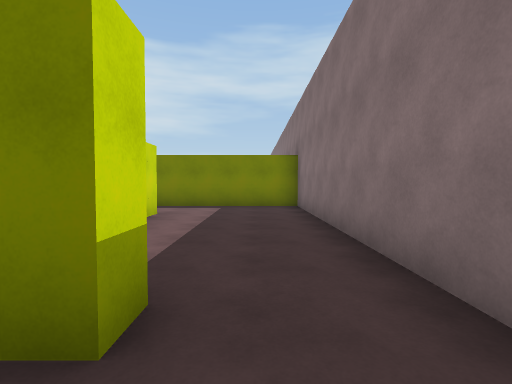
[1] (above)

23 first-person views from a walk through a scene from a Unity 3-D project. The camera is 1.4 m above the floor, tilts 2° down and sees 85° across. The floor is counted in squares, 2 m on a side. Each view is taken from the middle of a square. On the plan, view 1 faces up. The plan holds only what a view shows up to about 9 squares ahead; the rest is blank. The place goes on beyond the plan. The player is left out.

[2]
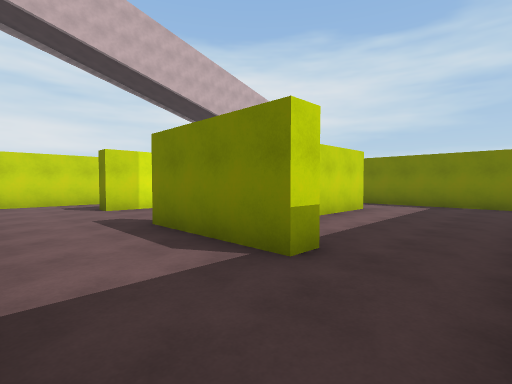

[3]
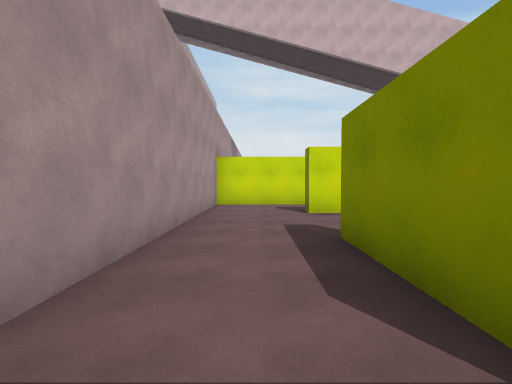

[4]
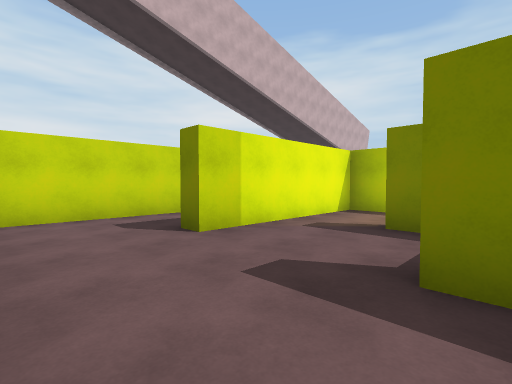

[5]
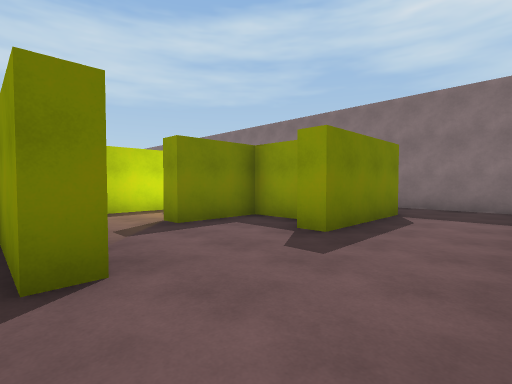

[6]
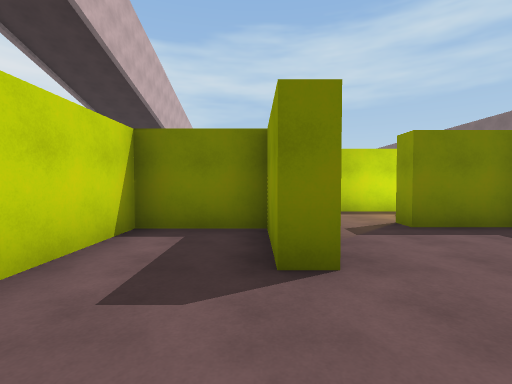

[7]
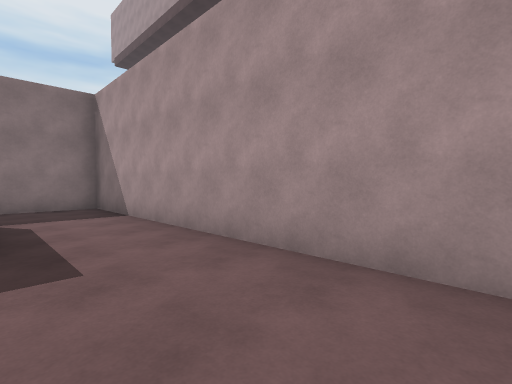

[8]
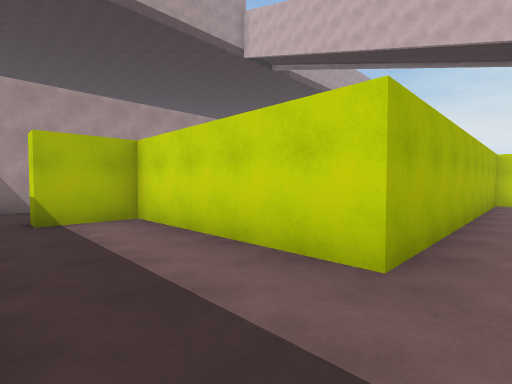

[9]
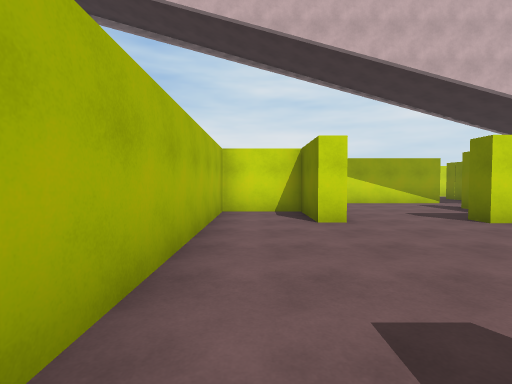

[10]
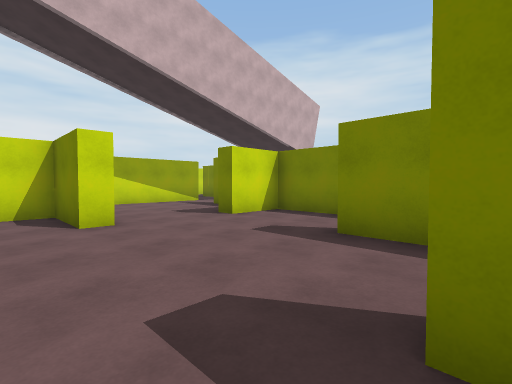

[11]
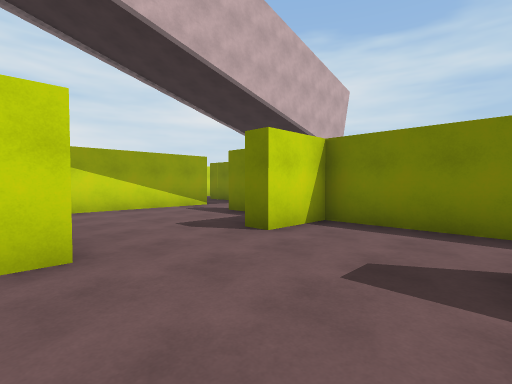

[12]
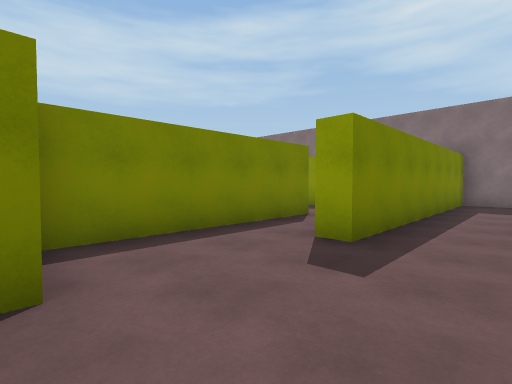

[13]
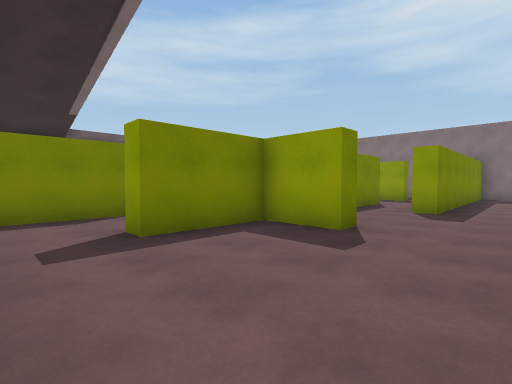

[14]
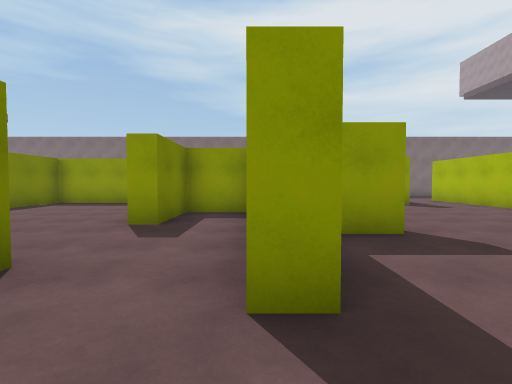

[15]
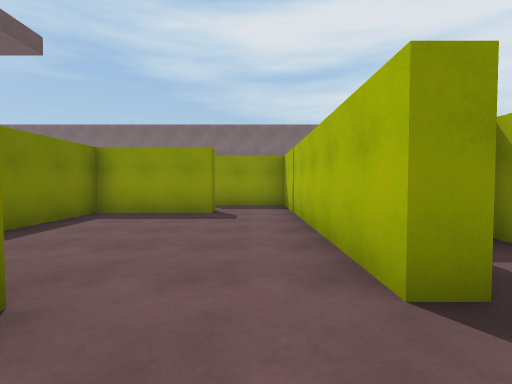

[16]
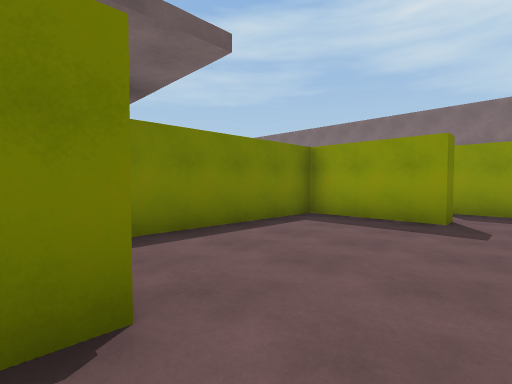

[17]
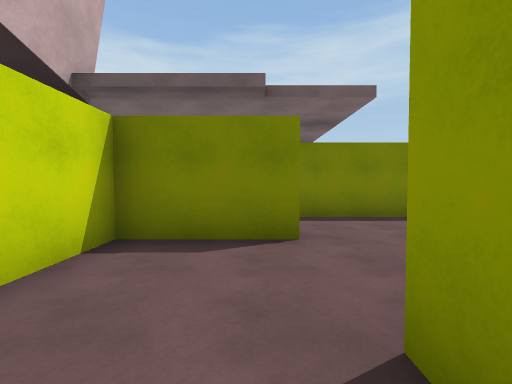

[18]
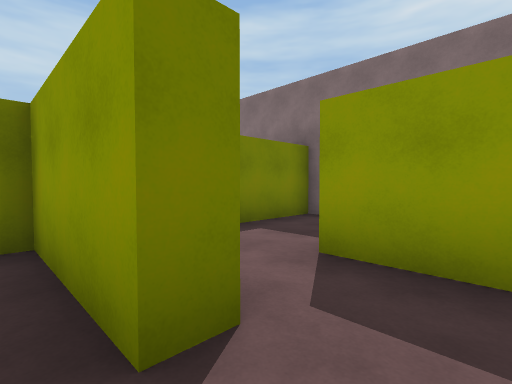

[19]
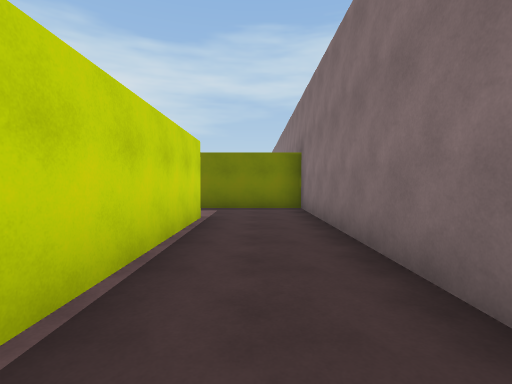

[20]
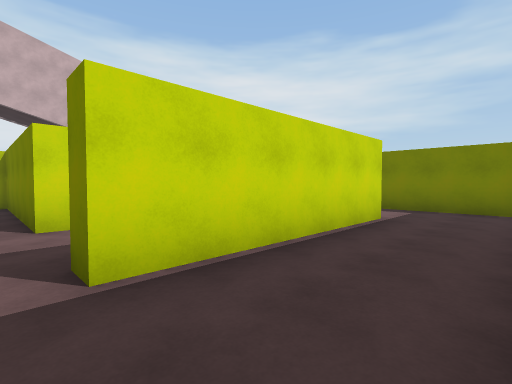

[21]
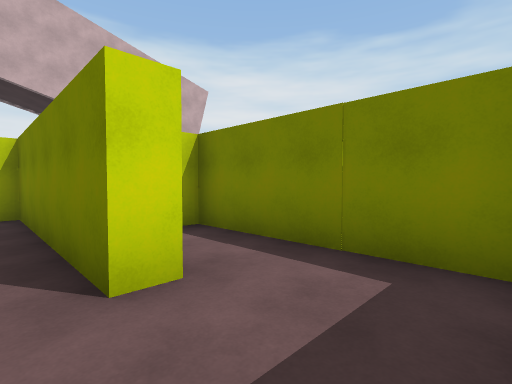

[22]
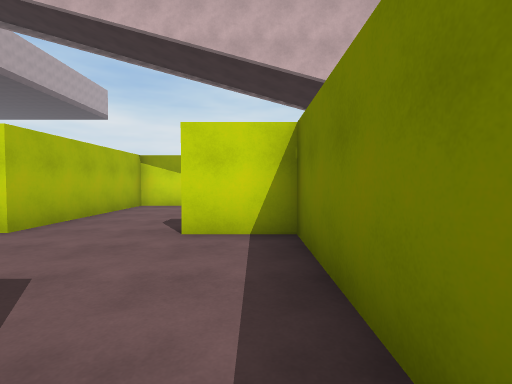

[23]
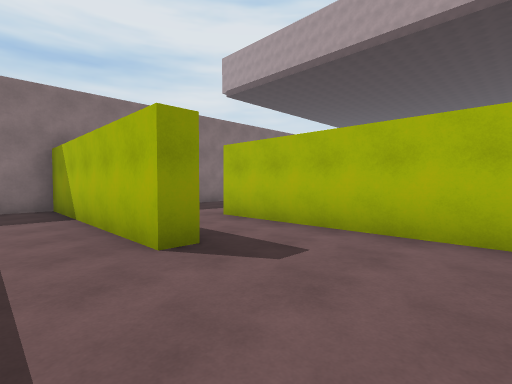

### Floor plan
Points are (right, up) in squares from view 1. A wall is a line through its corners. A room is listed if a view was taken in it or the views show most of it. See-through windows are left out.
Room 1 (views 1, 2, 3, 4, 5, 6, 7)
walls: (-2.7, 2.1) (-2.7, 3.3) (-4.6, 3.3) (-4.6, 3.9); (-0.6, 1.6) (-0.6, 1.1) (-3.6, 1.1) (-3.6, 1.6); (-3.6, 5.7) (-6.3, 5.7) (-6.3, 1.1) (-6.8, 1.1) (-6.8, 3.3) (-8.8, 3.3) (-8.8, -1.3) (1.2, -1.3) (1.2, 1.4)
ways out: opening at (0.5, 1) to room 2
Room 2 (view 8)
walls: (-2.2, 6.2) (-2.2, 1.6) (-0.6, 1.6); (1.2, 1.4) (1.2, 8.2) (-2.6, 8.2)
ways out: opening at (0.5, 1) to room 1; opening at (-3.5, 7) to room 3
Room 3 (views 9, 10, 11, 22, 23)
walls: (-2.6, 8.2) (-4.3, 8.2) (-4.3, 8.7) (1.2, 8.7) (1.2, 10.5) (-5.9, 10.5) (-5.9, 11.1); (-3.8, 12.5) (-8.8, 12.5) (-8.8, 11); (-8.8, 8.7) (-8.8, 8.2) (-10.7, 8.2) (-10.7, 6.2) (-2.2, 6.2)
ways out: opening at (-3.5, 7) to room 2; opening at (-9, 9.5) to room 4; opening at (-4.5, 12) to room 9
Room 4 (views 12, 13)
walls: (-8.8, 11) (-9.2, 11) (-9.2, 12.5) (-11.5, 12.5); (-13.3, 13.1) (-13.3, 8.7) (-8.8, 8.7)
ways out: opening at (-9, 9.5) to room 3; opening at (-12.5, 13) to room 5
Room 5 (view 14)
walls: (-11.5, 12.5) (-11.5, 13.1); (-10.6, 15) (-12.8, 15)
ways out: opening at (-12.5, 13) to room 4; opening at (-11, 14) to room 7
Room 6 (views 15, 16, 18)
walls: (-8.4, 17.4) (-10.7, 17.4) (-10.7, 15.8); (-3, 17) (-3.6, 17) (-3.6, 19.6) (-8.1, 19.6); (-8.4, 15.1) (-2.6, 15.1)
ways out: opening at (-9.5, 15) to room 7; opening at (-3, 16.5) to room 11
Room 7 (view 17)
walls: (-6.5, 13.1) (-6.5, 14.6) (-8.4, 14.6) (-8.4, 15.1)
ways out: opening at (-11, 14) to room 5; opening at (-9.5, 15) to room 6
Room 8 (views 19, 20)
walls: (-1.1, 17.6) (-1.1, 12.5); (1.2, 13.2) (1.2, 19.6) (-0.5, 19.6)
ways out: opening at (-1, 12) to room 9; opening at (-1, 18.5) to room 11
Room 9 (view 21)
walls: (-1.1, 12.5) (-1.6, 12.5)
ways out: opening at (-4.5, 12) to room 3; opening at (-1, 12) to room 8; opening at (-2.5, 13) to room 10
Room 10 (no view inside)
walls: (-2, 14.6) (-6, 14.6) (-6, 14.3); (-3.8, 13.1) (-3.8, 12.5)
ways out: opening at (-2.5, 13) to room 9
Room 11 (no view inside)
walls: (-0.5, 19.6) (-1.9, 19.6); (-2.6, 15.1) (-1.6, 15.1) (-1.6, 17.6)
ways out: opening at (-3, 16.5) to room 6; opening at (-1, 18.5) to room 8

Positions as (right, up) in squares from view 1, and headings:
1: (0, 0), facing up
2: (1, -1), facing up-left
3: (0, 0), facing left
4: (-3, -1), facing up-left
5: (-7, -1), facing up-right
6: (-7, -1), facing up
7: (-7, 1), facing down-right
8: (0, 7), facing down-left
9: (-4, 7), facing left
10: (-4, 7), facing up-left
11: (-6, 8), facing up-left
12: (-9, 9), facing up-right
13: (-13, 9), facing up-right
14: (-13, 13), facing right
15: (-10, 16), facing right
16: (-9, 16), facing up-right
17: (-9, 14), facing up
18: (-4, 16), facing up-right
19: (0, 12), facing up
20: (1, 12), facing up-left
21: (-2, 12), facing up-left
22: (-5, 12), facing left
23: (-7, 10), facing down-right
